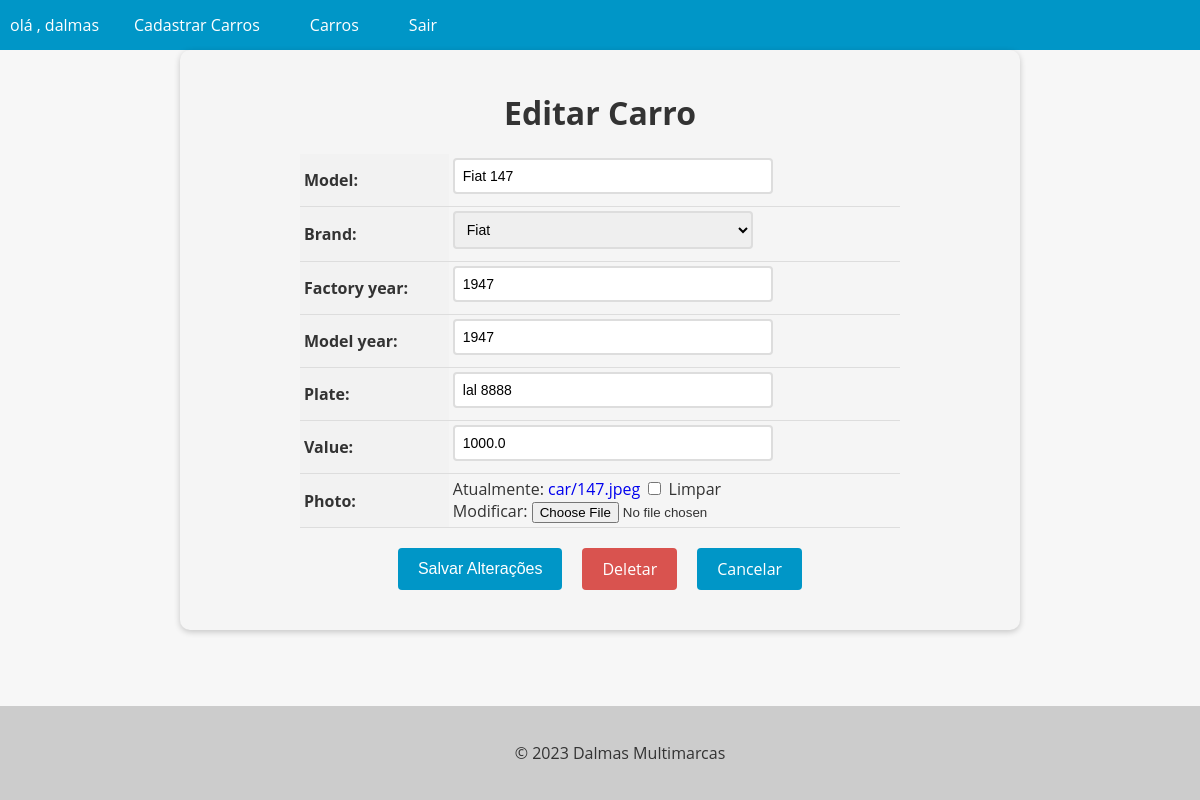
/car/8/update (signed in), run on the app's committed database.
### cars/models.py (models this page shows, shortened)
class Cars(models.Model):
    id = models.AutoField(primary_key=True)
    model = models.CharField(max_length=200)
    brand = models.ForeignKey(Brand, on_delete=models.PROTECT, related_name="car_brand")
    factory_year = models.IntegerField(blank=True, null=True)
    model_year = models.IntegerField(blank=True, null=True)
    plate = models.CharField(max_length=10, blank=True, null=True)
    value = models.FloatField(blank=True, null=True)
    photo = models.ImageField(upload_to='car/', blank=True, null=True)

### cars/views.py (the view, shortened to what this page needs)
# urls.py: path('car/<int:pk>/update', UpdateCarsView.as_view(), name='update_car'),
@method_decorator(login_required(login_url='login'), name='dispatch')
class UpdateCarsView(UpdateView):
    model = Cars
    form_class = CarModelForm
    template_name = 'car_update.html'

### cars/forms.py (shortened to what this page needs)
class CarModelForm(forms.ModelForm):
    class Meta():
        model = Cars
        fields = '__all__'
    """
        def clean_variavel(self):
        variavel = self.cleaned_data.get('variavel')
        if variavel < 20000:
            self.add_error('Campo_onde_terá_erro', 'Mensagem de erro')
        return variavel
    """

### cars/models.py (called while the page is built)
    def __str__(self):
        return self.name

### cars/templates/car_update.html (shortened to what this page needs)
{% extends "base_fix.html" %}
{% block content %}
  <form method="post" enctype="multipart/form-data">
    <h1>Editar Carro</h1>
    <table>
      {{ form.as_table }}
    </table>
    <div>
      <div class="buttons-container">
        <input type="submit" value="Salvar Alterações" class="btn btn-primary">
        <a href="{% url 'delete_car' pk=object.pk %}" class="btn btn-danger">Deletar</a>
        <a href="{% url 'cars_list' %}" class="btn btn-secondary">Cancelar</a>
      </div>
    </div>
  </form>
{% endblock %}

### app/templates/base_fix.html (shortened to what this page needs)
<!DOCTYPE html>
<html lang="en">
<head>
</head>
<body>
  <header>
    <nav>
      <ul>
        {% if user.is_authenticated %}
          <li>olá , {{ user.username }}</li>
          <li><a href="{% url 'new_car' %}">Cadastrar Carros</a></li>
        {% endif %}
        <li><a href="{% url 'cars_list' %}">Carros</a></li>
        {% if user.is_authenticated %}
          <li><a href="{% url 'logout' %}">Sair</a></li>
        {% endif %}
      </ul>
    </nav>
  </header>
  <main>
    {% block content %}
    {% endblock %}
  </main>
  <footer class="fixed-footer">
    <p>&copy; 2023 Dalmas Multimarcas</p>
  </footer>
</body>
</html>

### app/templates/base_fix.html (style rules this page uses)
body { font-family: 'Open Sans', sans-serif; background-color: #f7f7f7; color: #333; margin: 0; padding: 0; }
header { background-color: #0096c7; color: #fff; text-align: center; }
footer { background-color: #ccc; color: #333; padding: 20px; text-align: center; }
nav { background-color: #0096c7; color: #fff; height: 50px; display: flex; justify-content: space-between; align-items: center; }
nav ul { list-style: none; margin: 0; padding: 0; display: flex; }
nav ul li { margin: 0 10px; }
nav ul li a { color: #fff; text-decoration: none; font-size: 16px; padding: 15px; transition: all 0.3s ease; }
.fixed-footer { position: fixed; bottom: 0; width: 100%; }

### cars/templates/car_update.html (style rules this page uses)
form { max-width: 800px; margin: 0 auto; padding: 20px; background-color: #f5f5f5; border-radius: 10px; box-shadow: 0 2px 6px rgba(0, 0, 0, 0.2); }
form h1 { font-size: 2rem; margin-bottom: 20px; text-align: center; }
table { margin: 0 auto; border-collapse: collapse; width: 100%; max-width: 600px; }
th, td { padding: 4px; text-align: left; border-bottom: 1px solid #ddd; }
th { background-color: #f2f2f2; }
input[type="text"], input[type="number"], select, textarea { padding: 8px; font-size: 14px; border: 2px solid #ddd; border-radius: 4px; width: 100%; max-width: 300px; margin-bottom: 8px; transition: border-bottom-color 0.3s ease-in-out; }
.btn { background-color: #0096c7; color: #fff; border: none; padding: 10px 20px; font-size: 16px; border-radius: 4px; cursor: pointer; transition: background-color 0.3s ease-in-out; }
.buttons-container { display: flex; justify-content: center; margin-top: 20px; margin-bottom: 20px; }
.btn { display: inline-block; background-color: #0096c7; color: #fff; border: none; padding: 10px 20px; font-size: 16px; border-radius: 4px; cursor: pointer; transition: background-color 0.3s ease-in-out; margin: 0 10px; }
.btn-danger { background-color: #d9534f; text-decoration: none !important; }
a { text-decoration: none !important; }

### data on the page
Cars: model "Fiat 147", brand "Fiat", factory_year "1947", model_year "1947", plate "lal 8888", value "1000.0"

### other printed values
{{ user.username }} "dalmas"
